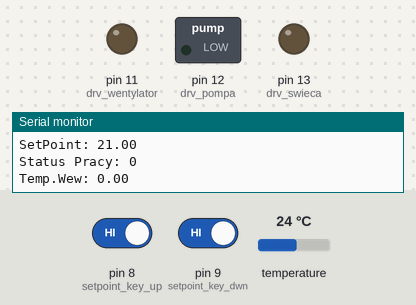
Simulated run of this sketch. Board: Arduino Uno, built with avr-gcc and run on an emulated ATmega328P. On the bench: switched loads named in the sketch (green lamp = pin HIGH), output pins drawn as LEDs (lit = HIGH), the last lines printed to the serial monitor. The test bench sets the inputs (shaded band); at power-on: pin 8 (setpoint_key_up) HIGH, pin 9 (setpoint_key_dwn) HIGH, temperature 24 °C.

Above: at 0.1 s.
At 1.5 s:
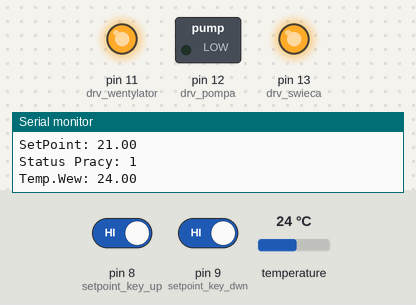
1.6 s: pin 8 (setpoint_key_up) driven LOW and pin 9 (setpoint_key_dwn) driven LOW
Timing chart, 0 to 4.6 s (numbered marks = the images above; inputs shaded):
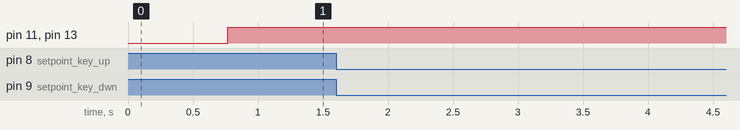

The sketch:

Piecyk.ino
```cpp
/*
 * 0 - stop
 * 1 - rozruch start swieca 500ms
 * 2 - rozruch start wentylator 3s (wydatek wentylatora niski)
 * 3 - rozruch start podawania paliwa 60s (niski wydatek),wylaczenie swiecy po (60 s + detekcji plomienia)
 * 4 - rozruch wylaczenie swiecy po (60 s + detekcji plomienia)
 * 5 - rozruch start wentylator i pompa po 100 s (sredni wydatek)
 * 6 - normalna praca wentylator i pompa po 260 s (wysoki wydatek)
 * 7 - zatrzymywanie wylaczenie paliwa
 * 8 - zatrzymywanie start swieca
 * 9 - zatrzymywanie wylaczanie swiecy
 * 10 - zatrzymanie wylaczenie wentylatora
 */

// ******* biblioteki ************
//#include <LiquidCrystal.h>
#include <OneWire.h>
#include <DallasTemperature.h>

// **** wejscia wyjscia **********
#define setpoint_key_up 8
#define setpoint_key_dwn 9
#define setpoint_key_ok 10
#define drv_swieca 13
#define drv_pompa 12
#define drv_wentylator 11

static int sens_wew = 7;

// ********* zmienne *************
int status_pracy = 0;           // 0 - stop, 1 - rozruch, 2 - normalna praca, 3 - zatrzymywanie
int zaplon = 0;
int wentylator = 0;
int pompa_paliwa = 0;


float setpoint = 21.0;
float Twew = 0.0;
float Tzew = 15.0;
float dTSTART = 5.0;
float Tuchyb = 0.0;

const int Pompa_Imp_Time = 100;
const int Pompa_Low_Rate = 600;
const int Pompa_Mid_Rate = 400;
const int Pompa_Max_Rate = 250;

unsigned long time_to_show_data = 0;
unsigned long time_to_get_data = 0;
unsigned long sequece_timer = 0;

//inicjalizacja bibliotek OneWire i Dallas temp
OneWire oneWire(7);
DallasTemperature sensors(&oneWire);


// ********* funkcje ***********
void lcd(){
  Serial.print("SetPoint: ");
  Serial.println(setpoint);
  Serial.print("Status Pracy: ");
  Serial.println(status_pracy);
  Serial.print("Temp.Wew: ");
  Serial.println(Twew);
}

void get_data(){
     sensors.requestTemperatures();
     Twew = sensors.getTempCByIndex(0);
     Tuchyb = setpoint - Tzew; //24 - 19 = 5
}

void setpoint_plus(){
  setpoint = setpoint + 0.5;
  lcd();
}

void setpoint_minus(){
  setpoint = setpoint - 0.5;
  lcd();
}

void sterowanie_swieca(){
  if(zaplon == 1){
    digitalWrite(drv_swieca,HIGH);
  }else{
    digitalWrite(drv_swieca,LOW);
  }
 }

void sterowanie_wentylator(){
  if(wentylator == 1){
    digitalWrite(drv_wentylator,HIGH);
  }else{
    digitalWrite(drv_wentylator,LOW);
  }
 }

 void sterowanie_pompa(){
  if(pompa_paliwa == 1 && status_pracy == 2){
    delay(Pompa_Imp_Time);
    digitalWrite(drv_pompa,HIGH);
     delay(Pompa_Low_Rate);
    digitalWrite(drv_pompa,LOW);

  }


if(pompa_paliwa == 1 && status_pracy == 3){
    delay(Pompa_Imp_Time);
    digitalWrite(drv_pompa,HIGH);
     delay(Pompa_Mid_Rate);
    digitalWrite(drv_pompa,LOW);


  }

 if(pompa_paliwa == 1 && status_pracy == 4){
    delay(Pompa_Imp_Time);
    digitalWrite(drv_pompa,HIGH);
     delay(Pompa_Max_Rate);
    digitalWrite(drv_pompa,LOW);


  }
 }
// ************************************** //
void setup(){
pinMode(drv_swieca,OUTPUT);
pinMode(drv_pompa,OUTPUT);
pinMode(drv_wentylator,OUTPUT);
pinMode(setpoint_key_up,INPUT_PULLUP);
pinMode(setpoint_key_dwn,INPUT_PULLUP);
pinMode(setpoint_key_ok,INPUT_PULLUP);
digitalWrite(drv_swieca,LOW);
digitalWrite(drv_pompa,LOW);
digitalWrite(drv_wentylator,LOW);
Serial.begin(115200);

lcd();
}


void loop(){
// odczyt temperatury
if(millis() >= time_to_get_data){
  get_data();
  time_to_get_data = millis() + 1000;
}

// sekwencja sterowania zmieniamy tylko status pracy
if(status_pracy == 0 && Tuchyb >= dTSTART){             // ustawiamy sekwencje na 1 (zapłon)
  status_pracy = 1;
  sequece_timer = millis() + 60000;
}

if(status_pracy == 1 && millis() >= sequece_timer){    // ustawiamy sekwencje na 2 (wentylator + pompa) MIN
  status_pracy = 2;
  sequece_timer = millis() + 100000;
}

if(status_pracy == 2 && millis() >= sequece_timer){    // ustawiamy sekwencje na 3 (wentylator + pompa) MID
  status_pracy = 3;
  sequece_timer = millis() + 260000;

}

if(status_pracy == 3 && millis() >= sequece_timer){    // ustawiamy sekwencje na 4 (wentylator + pompa) MAX
  status_pracy = 4;
}

// sterowanie peryferiami na podstawie statusu pracy
switch(status_pracy){
  case 0:               // stop
    zaplon = 0;
    wentylator = 0;
    pompa_paliwa = 0;
  break;
  case 1:               //rozruch (swieca) + (wentylator MIN)
    zaplon = 1;
    wentylator = 1;
    pompa_paliwa = 0;
  break;
  case 2:               //rozruch (pompa paliwa MIN) + (wentylator MIN)
    zaplon = 0;
    wentylator = 1;
    pompa_paliwa = 1;
  break;
  case 3:               //rozruch (pompa paliwa MID) + (wentylator MID)
    zaplon = 0;
    wentylator = 1;
    pompa_paliwa = 1;
  break;
  case 4:               //rozruch (pompa paliwa MAX) + (wentylator MAX)
    zaplon = 0;
    wentylator = 1;
    pompa_paliwa = 1;

  break;

   }


  // obsluga przyciskow
  if(digitalRead(setpoint_key_up) == LOW){      //sprawdzanie czy przycisk jest wcisnięty
   delay(100);                                  //odczekajmy 100msec
    if(digitalRead(setpoint_key_up) == LOW){    // jesli nadal wcisniety
        setpoint_plus();                        // odpalamy dodanie 0.5C
        delay(300);                             //zwłoka po zmianie kroku 300msec
      }
    }

  if(digitalRead(setpoint_key_dwn) == LOW){      //sprawdzanie czy przycisk jest wcisnięty
   delay(100);                                  //odczekajmy 100msec
    if(digitalRead(setpoint_key_dwn) == LOW){    // jesli nadal wcisniety
        setpoint_minus();                        // odpalamy dodanie 0.5C
        delay(300);                             //zwłoka po zmianie kroku 300msec
    }
  }


  // automatyczne odswiezanie LCD
  if(millis() >= time_to_show_data){
    lcd();
    time_to_show_data = millis() + 10000;
  }

sterowanie_swieca();
sterowanie_wentylator();
sterowanie_pompa();
}
```
